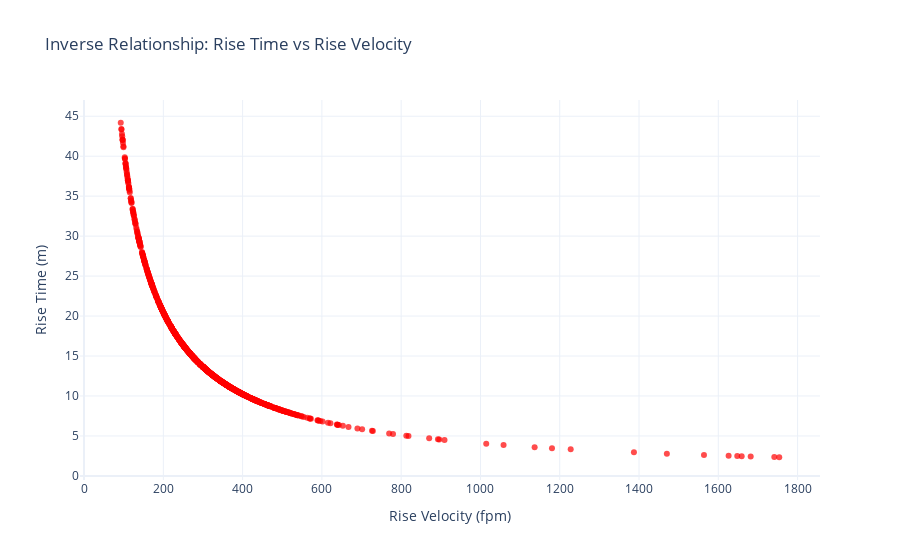

Here is the notebook cell this chart was saved with:
### Code cell
# Create Plotly figure
fig = go.Figure()

# Add scatter plot
fig.add_trace(go.Scatter(
    x=df_z['Rise Velocity (fpm)'],  
    y=df_z['Rise Time (m)'],  
    mode='markers',  
    marker=dict(size=6, color='red', opacity=0.7),  
    name='Rise Time vs Velocity'
))

# Customize layout
fig.update_layout(
    title='Inverse Relationship: Rise Time vs Rise Velocity',
    xaxis_title='Rise Velocity (fpm)',
    yaxis_title='Rise Time (m)',
    template='plotly_white'
)

# Show plot
fig.show()

### Figure 1 — Plotly figure (JSON) as saved in the notebook; plotly's stock layout.template omitted (floating-point values rounded to 4 significant figures; data arrays with more than 128 entries replaced by an {"elided": "..."} marker saying what was removed)
{"data": [{"marker": {"color": "red", "opacity": 0.7, "size": 6}, "mode": "markers", "name": "Rise Time vs Velocity", "type": "scatter", "x": {"elided": "1476 float values"}, "y": {"elided": "1476 float values"}}], "layout": {"title": {"text": "Inverse Relationship: Rise Time vs Rise Velocity"}, "xaxis": {"title": {"text": "Rise Velocity (fpm)"}}, "yaxis": {"title": {"text": "Rise Time (m)"}}}}
